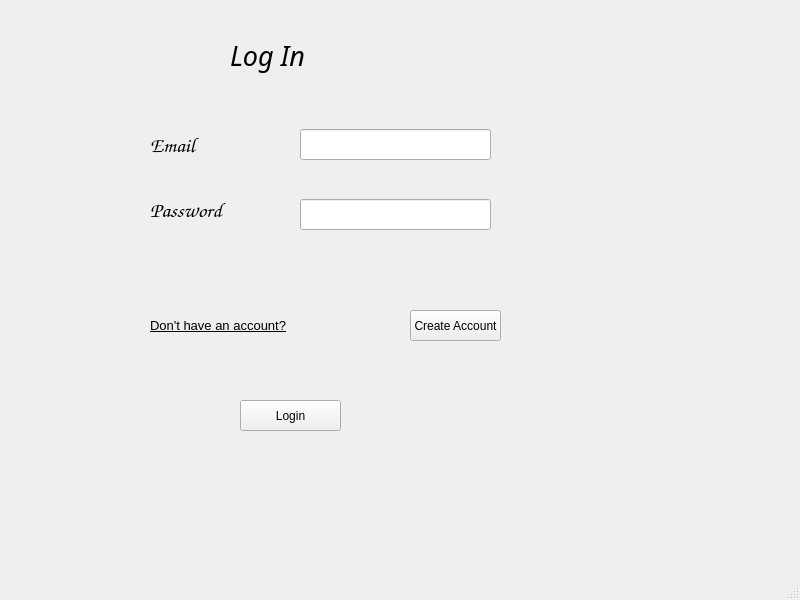
<?xml version="1.0" encoding="UTF-8"?>
<ui version="4.0">
 <class>MainWindow</class>
 <widget class="QMainWindow" name="MainWindow">
  <property name="geometry">
   <rect>
    <x>0</x>
    <y>0</y>
    <width>800</width>
    <height>600</height>
   </rect>
  </property>
  <property name="windowTitle">
   <string>MainWindow</string>
  </property>
  <widget class="QWidget" name="centralwidget">
   <widget class="QLabel" name="label">
    <property name="geometry">
     <rect>
      <x>230</x>
      <y>30</y>
      <width>161</width>
      <height>51</height>
     </rect>
    </property>
    <property name="font">
     <font>
      <family>Monotype Corsiva</family>
      <pointsize>20</pointsize>
      <italic>true</italic>
     </font>
    </property>
    <property name="text">
     <string>Log In</string>
    </property>
   </widget>
   <widget class="QLabel" name="label_2">
    <property name="geometry">
     <rect>
      <x>150</x>
      <y>120</y>
      <width>141</width>
      <height>51</height>
     </rect>
    </property>
    <property name="font">
     <font>
      <family>Comic Sans MS</family>
      <pointsize>16</pointsize>
     </font>
    </property>
    <property name="text">
     <string>Email</string>
    </property>
   </widget>
   <widget class="QLineEdit" name="Email">
    <property name="geometry">
     <rect>
      <x>300</x>
      <y>129</y>
      <width>191</width>
      <height>31</height>
     </rect>
    </property>
    <property name="font">
     <font>
      <family>MS Shell Dlg 2</family>
      <pointsize>10</pointsize>
      <weight>50</weight>
      <italic>false</italic>
      <bold>false</bold>
     </font>
    </property>
    <property name="styleSheet">
     <string notr="true">font: 10pt &quot;MS Shell Dlg 2&quot;;</string>
    </property>
    <property name="text">
     <string/>
    </property>
   </widget>
   <widget class="QLabel" name="label_3">
    <property name="geometry">
     <rect>
      <x>150</x>
      <y>190</y>
      <width>111</width>
      <height>41</height>
     </rect>
    </property>
    <property name="font">
     <font>
      <family>Comic Sans MS</family>
      <pointsize>16</pointsize>
     </font>
    </property>
    <property name="text">
     <string>Password</string>
    </property>
   </widget>
   <widget class="QLineEdit" name="Password">
    <property name="geometry">
     <rect>
      <x>300</x>
      <y>199</y>
      <width>191</width>
      <height>31</height>
     </rect>
    </property>
    <property name="styleSheet">
     <string notr="true">font: 10pt &quot;MS Shell Dlg 2&quot;;</string>
    </property>
   </widget>
   <widget class="QPushButton" name="LoginButton">
    <property name="geometry">
     <rect>
      <x>240</x>
      <y>400</y>
      <width>101</width>
      <height>31</height>
     </rect>
    </property>
    <property name="text">
     <string>Login</string>
    </property>
   </widget>
   <widget class="QLabel" name="label_4">
    <property name="geometry">
     <rect>
      <x>150</x>
      <y>310</y>
      <width>171</width>
      <height>31</height>
     </rect>
    </property>
    <property name="font">
     <font>
      <pointsize>10</pointsize>
      <underline>true</underline>
     </font>
    </property>
    <property name="text">
     <string>Don't have an account?</string>
    </property>
   </widget>
   <widget class="QPushButton" name="CreateAccountButton">
    <property name="geometry">
     <rect>
      <x>410</x>
      <y>310</y>
      <width>91</width>
      <height>31</height>
     </rect>
    </property>
    <property name="text">
     <string>Create Account</string>
    </property>
   </widget>
  </widget>
  <widget class="QMenuBar" name="menubar">
   <property name="geometry">
    <rect>
     <x>0</x>
     <y>0</y>
     <width>800</width>
     <height>22</height>
    </rect>
   </property>
  </widget>
  <widget class="QStatusBar" name="statusbar"/>
 </widget>
 <resources/>
 <connections/>
</ui>
